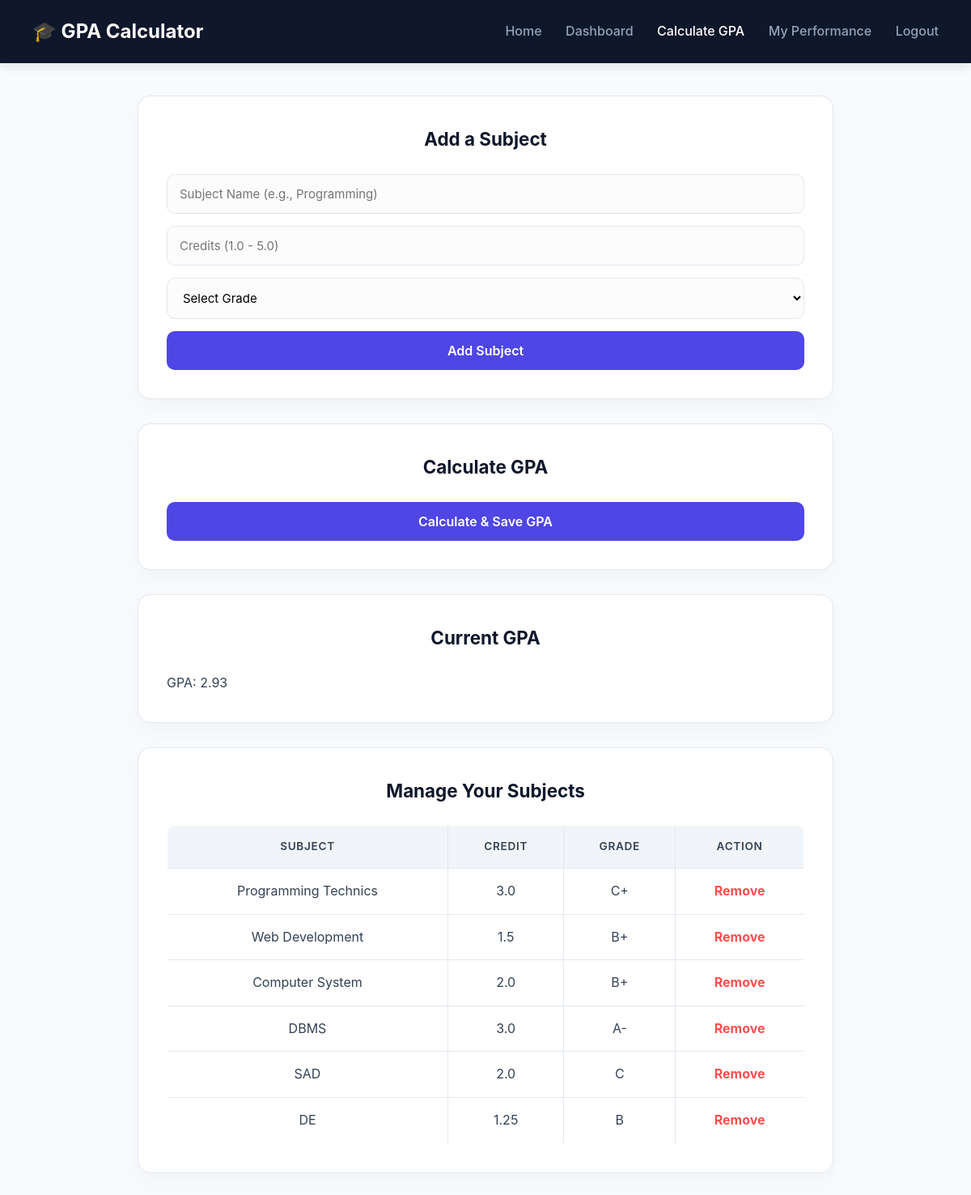
The page /gpa_calculator (signed in) on the database as committed earlier.
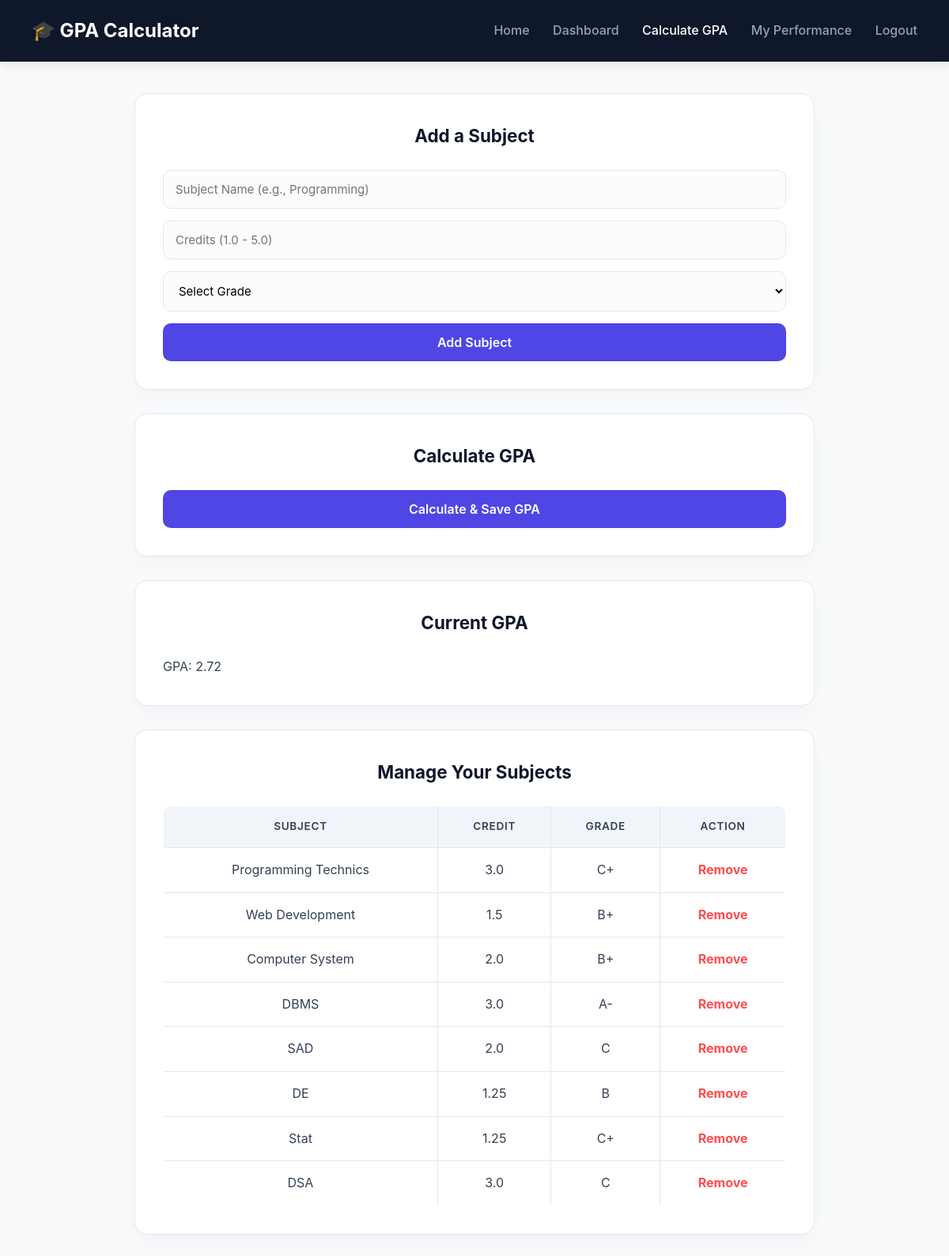
The same page on the database as committed later.
### tables this page shows
CREATE TABLE subjects (
            id INTEGER PRIMARY KEY AUTOINCREMENT,
            user_id INTEGER NOT NULL,
            subject_name TEXT NOT NULL,
            credit REAL NOT NULL,
            grade TEXT NOT NULL,
            FOREIGN KEY(user_id) REFERENCES users(id)
        );

### app.py (the view)
@app.route("/gpa_calculator", methods=["GET", "POST"])
def gpa_calculator_route():
    if "user_id" not in session:
        return redirect(url_for("login"))
    db = get_db()
    rows = db.execute(
        "SELECT id, subject_name, credit, grade FROM subjects WHERE user_id=?",
        (session["user_id"],)
    ).fetchall()
    subjects_list = [dict(row) for row in rows]
    gpa, total_credits, weak_count = calculate_gpa(subjects_list)
    if request.method == "POST":
        db.execute("UPDATE users SET gpa=? WHERE id=?", (gpa, session["user_id"]))
        db.commit()
        db.close()
        flash(f"GPA saved: {gpa}", "success")
        return redirect(url_for("gpa_calculator_route"))
    db.close()
    return render_template("gpa_calculator.html", gpa=gpa, subjects=subjects_list)

### app.py (called while the page is built)
def get_db():
    conn = sqlite3.connect(DB_FILE)
    conn.row_factory = sqlite3.Row
    return conn

def calculate_gpa(subjects):
    grade_points = {
        "A+": 4.0, "A": 4.0, "A-": 3.7,
        "B+": 3.3, "B": 3.0, "B-": 2.7,
        "C+": 2.3, "C": 2.0, "C-": 1.7,  # Added comma and C-
        "D": 1.0, "F": 0.0
    }
    total_points = 0
    total_credits = 0
    weak_count = 0
    for s in subjects:
        credit = float(s["credit"])
        gp = grade_points.get(s["grade"], 0)
        total_points += gp * credit
        total_credits += credit
        if s["grade"] in ["D", "F"]:
            weak_count += 1
    gpa = round(total_points / total_credits, 2) if total_credits else 0
    return gpa, total_credits, weak_count

### templates/gpa_calculator.html (shortened to what this page needs)
<!DOCTYPE html>
<html lang="en">
<head>
    <link rel="stylesheet" href="{{ url_for('static', filename='css/gpa_calculator.css') }}">
</head>
<body>
<header>
    <h1>🎓 GPA Calculator</h1>
    <nav>
        <a href="{{ url_for('home') }}">Home</a>
        <a href="{{ url_for('dashboard') }}">Dashboard</a>
        <a href="{{ url_for('gpa_calculator_route') }}"class=highlight>Calculate GPA</a>
        <a href="{{ url_for('student_dashboard') }}">My Performance</a>
        <a href="{{ url_for('home') }}">Logout</a>
    </nav>
</header>
<div class="container">
    <div class="card">
        <h3>Add a Subject</h3>
        <form method="POST" action="{{ url_for('add_subject') }}">
            <input type="text" name="subject_name" placeholder="Subject Name (e.g., Programming)" required>
            <input type="number" name="credit" placeholder="Credits (1.0 - 5.0)" min="1" max="5" step="0.25" required>
            <select name="grade" required>
                <option value="">Select Grade</option>
            </select>
            <button type="submit">Add Subject</button>
        </form>
    </div>
    <div class="card">
        <h3>Calculate GPA</h3>
        <form method="POST" action="{{ url_for('gpa_calculator_route') }}">
            <button type="submit">Calculate & Save GPA</button>
        </form>
    </div>
    <div class="card">
        <h3>Current GPA</h3>
        <p>GPA: {{ gpa if gpa is defined else 0.00 }}</p>
    </div>
    <div class="card">
    <h3>Manage Your Subjects</h3>
    <table border="1" style="width:100%; border-collapse: collapse; margin-top: 15px;">
        <thead>
            <tr style="background-color: #f2f2f2;">
                <th>Subject</th>
                <th>Credit</th>
                <th>Grade</th>
                <th>Action</th>
            </tr>
        </thead>
        <tbody>
            {% for s in subjects %}
            <tr>
                <td>{{ s.subject_name }}</td>
                <td>{{ s.credit }}</td>
                <td>{{ s.grade }}</td>
                <td style="text-align: center;">
                    <a href="{{ url_for('delete_subject', subject_id=s.id) }}"
                       style="color: #ff4d4d; font-weight: bold; text-decoration: none;"
                       onclick="return confirm('Are you sure you want to remove this subject?')">
                       Remove
                    </a>
                </td>
            </tr>
            {% endfor %}
        </tbody>
    </table>
</div>
</div>
</body>
</html>

### static/css/gpa_calculator.css (style rules this page uses)
:root { --primary-color: #0f172a; --secondary-color: #4f46e5; --accent-color: #10b981; --bg-color: #f8fafc; --card-bg: #ffffff; --text-color: #334155; --border-color: #e2e8f0; }
* { margin: 0; padding: 0; box-sizing: border-box; font-family: 'Inter', 'Roboto', sans-serif; }
body { background-color: var(--bg-color); color: var(--text-color); line-height: 1.6; }
header { background-color: var(--primary-color); color: white; padding: 20px 40px; display: flex; justify-content: space-between; align-items: center; box-shadow: 0 4px 12px rgba(0,0,0,0.1); }
header h1 { font-size: 24px; font-weight: 700; }
nav a { margin-left: 25px; color: #94a3b8; font-weight: 500; text-decoration: none; transition: color 0.3s; }
nav a:hover, nav a.highlight { color: white; }
.container { padding: 40px 20px; max-width: 900px; margin: auto; }
.card { background-color: var(--card-bg); padding: 35px; border-radius: 16px; border: 1px solid var(--border-color); box-shadow: 0 10px 25px rgba(0,0,0,0.03); margin-bottom: 30px; }
.card h3 { color: var(--primary-color); margin-bottom: 25px; text-align: center; font-size: 1.4rem; }
form input, form select { width: 100%; padding: 14px 15px; margin-bottom: 15px; border-radius: 10px; border: 1px solid var(--border-color); font-size: 15px; background-color: #fcfcfc; transition: border-color 0.3s, box-shadow 0.3s; }
form button { width: 100%; padding: 14px; background-color: var(--secondary-color); color: white; border: none; border-radius: 10px; font-weight: 600; font-size: 16px; cursor: pointer; transition: all 0.3s ease; }
table { width: 100%; border-collapse: separate; border-spacing: 0; margin-top: 20px; border-radius: 10px; overflow: hidden; border: 1px solid var(--border-color); }
th { background-color: #f1f5f9; color: var(--slate); font-weight: 600; font-size: 0.85rem; text-transform: uppercase; letter-spacing: 0.05em; padding: 15px; }
td { padding: 15px; text-align: center; border-top: 1px solid var(--border-color); background-color: white; }

Rows that differ between the two databases and show on the page:
added subjects: subject_name "Stat", credit "1.25", grade "C+"
added subjects: subject_name "DSA", credit "3.0", grade "C"
Other text that changed with them:
{{ gpa if gpa is defined else 0.00 }}: "2.93" → "2.72"
